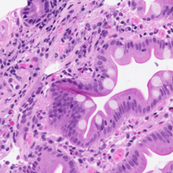
#> input picture img/01_tuning_patch/132_R02.png_crop_7.png, 173 x 173 px, shrunk from 224 x 224 before the run
$ python demo_01_demostration.py
#> lines starting #> are read from the running program, lines starting #| are printed output that depends on the picture
import os
import numpy as np
import matplotlib.pyplot as plt # plt 用于显示图片
import matplotlib.image as mpimg # mpimg 用于读取图片

# set the path
cur_path = os.path.abspath(os.path.curdir)
img_path = os.path.join(cur_path, 'img')
gt_path = os.path.join(cur_path, 'gt')
out_path = os.path.join(cur_path, 'out', '01_tuning_patch')
patch_path = os.path.join(img_path, '01_tuning_patch')
origin_path = os.path.join(patch_path, '132_R02.png_crop_7.png')
morph_gt_path = os.path.join(gt_path, '01_tuning_patch', 'morph', '132_R02.png_crop_7.png')
func_gt_path = os.path.join(gt_path, '01_tuning_patch', 'func', '132_R02.png_crop_7.png')
morph_seg_path = os.path.join(out_path, 'morph', 'patch', '132_R02.png_crop_7.png')
func_seg__path = os.path.join(out_path, 'func', 'patch', '132_R02.png_crop_7.png')

# set the image
origin_img = mpimg.imread(origin_path)
#> origin_img is the input picture: shape (173, 173, 3) float32; mean R, G, B 0.792, 0.576, 0.811
morph_gt_img = mpimg.imread(morph_gt_path)
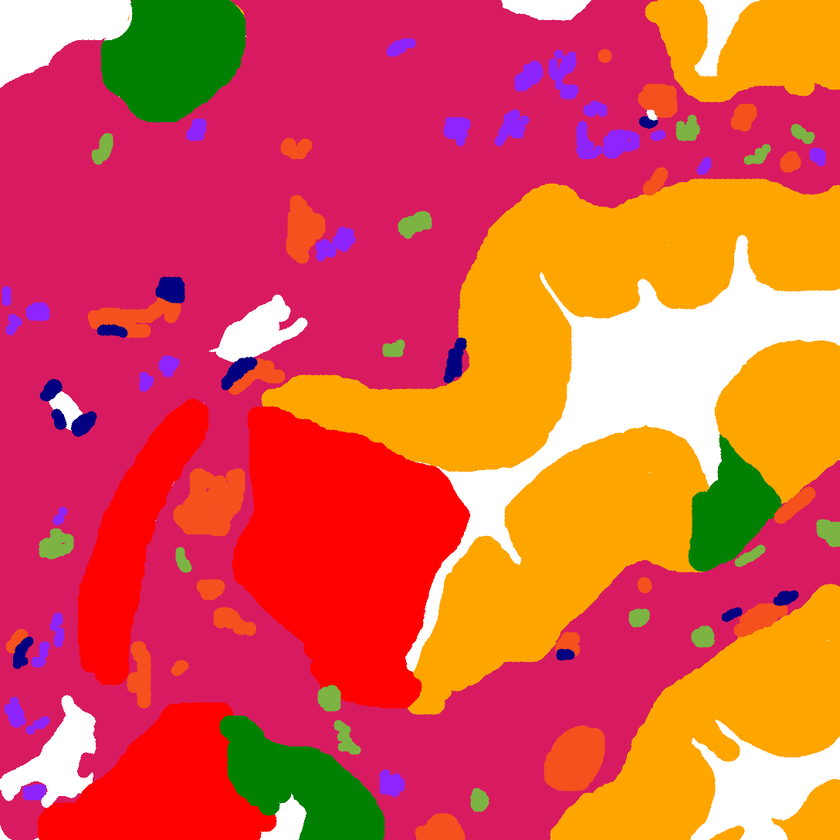
#> input picture gt/01_tuning_patch/morph/132_R02.png_crop_7.png, 840 x 840 px, shrunk from 1088 x 1088 before the run
#> morph_gt_img is the input picture: shape (840, 840, 4) float32; mean R, G, B, A 0.868, 0.335, 0.285, 1
morph_seg_img = mpimg.imread(morph_seg_path)
func_gt_img = mpimg.imread(func_gt_path)
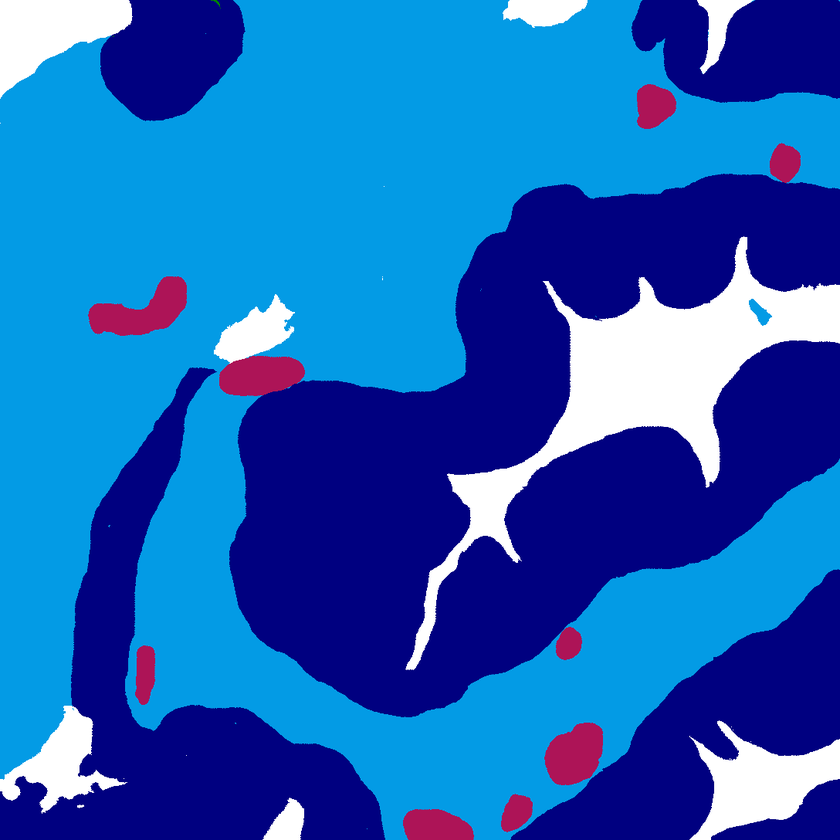
#> input picture gt/01_tuning_patch/func/132_R02.png_crop_7.png, 840 x 840 px, shrunk from 1088 x 1088 before the run
#> func_gt_img is the input picture: shape (840, 840, 4) float32; mean R, G, B, A 0.109, 0.378, 0.729, 1
func_seg_img = mpimg.imread(func_seg__path)

# the origin image
plt.imshow(origin_img) # 显示图片
plt.axis('off') # 不显示坐标轴
plt.title('the origin image')
plt.show()

# the morph ground-truth
plt.imshow(morph_gt_img) # 显示图片
plt.axis('off') # 不显示坐标轴
plt.title('the morph ground-truth')
plt.show()

# the morph segmentation
plt.imshow(morph_seg_img) # 显示图片
plt.axis('off') # 不显示坐标轴
plt.title('the morph segmentation')
plt.show()

# the func ground-truth
plt.imshow(func_gt_img) # 显示图片
plt.axis('off') # 不显示坐标轴
plt.title('the func ground-truth')
plt.show()

# the func segmentation
plt.imshow(func_seg_img) # 显示图片
plt.axis('off') # 不显示坐标轴
plt.title('the func segmentation')
plt.show()
